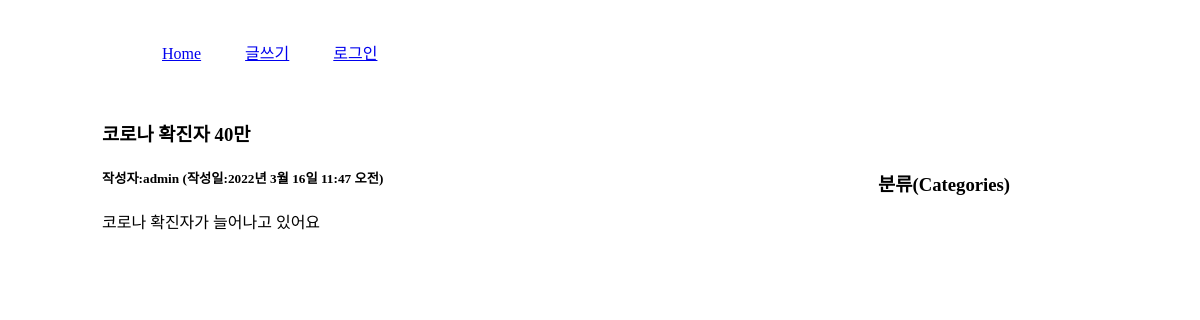
/blog/2/, run on an earlier commit of the app's database.
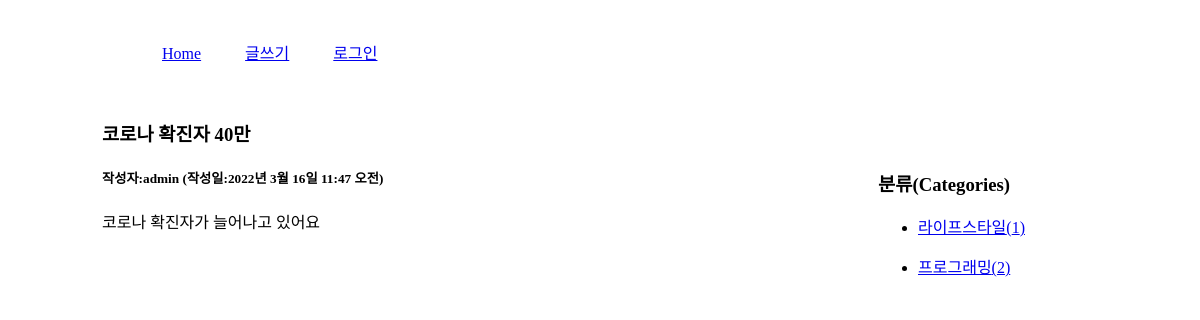
And on a later commit of the database.
### blog/models.py (models this page shows, shortened)
class Post(models.Model):
    title = models.CharField(max_length=100)
    content = models.TextField()
    pub_date = models.DateTimeField()
    modify_date = models.DateTimeField(null=True, blank=True)
    photo = models.ImageField(upload_to='blog/images/%Y/%m/%d/', null=True, blank=True)
    author = models.ForeignKey(User, on_delete=models.CASCADE)
    category = models.ForeignKey(Category, null=True, blank=True, on_delete=models.SET_NULL)

class Category(models.Model):
    name = models.CharField(max_length=50, unique=True)  # 카테고리 이름
    slug = models.SlugField(max_length=200, unique=True, allow_unicode=True)  # 한글 인코딩
    def __str__(self):
        return self.name
    def get_absolute_url(self):
        return '/blog/category/{}'.format(self.slug)
    class Meta:
        verbose_name_plural = "Categories"

### blog/views.py (the view)
# urls.py: path('<int:post_id>/', views.detail, name='detail'),
def detail(request, post_id):
    post = get_object_or_404(Post, pk=post_id)
    categories = Category.objects.all()
    context = {'post': post, 'categories': categories}
    return render(request, 'blog/post_detail.html', context)

### templates/blog/post_detail.html (shortened to what this page needs)
<!DOCTYPE html>
{% load static %}
<html lang="ko">
<head>
    <link rel="stylesheet" href="{% static 'blog/css/style.css' %}">
</head>
<body>
    <div id="container">
        {% include 'navbar.html' %}
        <section id="detail">
            <h3>{{ post.title }}</h3>
            <h5>작성자:{{ post.author }} (작성일:{{ post.pub_date }})</h5>
            <p>{{ post.content | linebreaks }}</p>
        </section>
        <aside>
            <h3>분류(Categories)</h3>
            <div>
                {% for category in categories %}
                <ul>
                    <li>
                        <a href="{{ category.get_absolute_url }}">
                            {{ category }}({{ category.post_set.count }})
                        </a>
                    </li>
                </ul>
                {% endfor %}
            </div>
        </aside>
    </div>
</body>
</html>

### templates/navbar.html
<header>
    <nav>
        <ul>
            <li><a href="{% url 'blog:index' %}">Home</a></li>
            <li><a href="{% url 'blog:post_create' %}">글쓰기</a></li>
            {% if user.is_authenticated %}
            <li><a href="{% url 'common:logout' %}">({{ user.username }}님)로그아웃</a></li>
            {% else %}
            <li><a href="{% url 'common:login' %}">로그인</a></li>
            {% endif %}
        </ul>
    </nav>
</header>

### static/blog/css/style.css (style rules this page uses)
#container { width: 996px; margin: 20px auto; }
nav ul { list-style: none; }
nav ul li { display: inline-block; margin: 20px; }
#list, #detail { width: 700px; float: left; }
aside { width: 200px; float: right; margin: 50px 20px 0 0; }

What changed in the data, as far as the page shows it:
added Category: name "라이프스타일", post_set.count "1"
added Category: name "프로그래밍", post_set.count "2"
